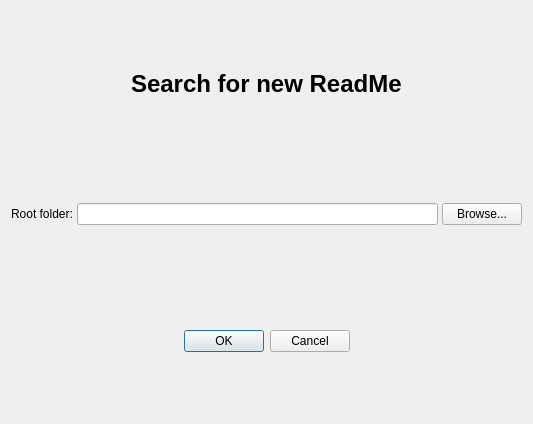
<?xml version="1.0" encoding="UTF-8"?>
<ui version="4.0">
 <class>SearchReadMeDialog</class>
 <widget class="QWidget" name="SearchReadMeDialog">
  <property name="windowModality">
   <enum>Qt::NonModal</enum>
  </property>
  <property name="geometry">
   <rect>
    <x>0</x>
    <y>0</y>
    <width>533</width>
    <height>424</height>
   </rect>
  </property>
  <property name="windowTitle">
   <string>Form</string>
  </property>
  <layout class="QVBoxLayout" name="verticalLayout_2">
   <item>
    <layout class="QHBoxLayout" name="horizontalLayout_3">
     <item>
      <spacer name="horizontalSpacer_2">
       <property name="orientation">
        <enum>Qt::Horizontal</enum>
       </property>
       <property name="sizeHint" stdset="0">
        <size>
         <width>40</width>
         <height>20</height>
        </size>
       </property>
      </spacer>
     </item>
     <item>
      <widget class="QLabel" name="titleLabel">
       <property name="sizePolicy">
        <sizepolicy hsizetype="Preferred" vsizetype="Maximum">
         <horstretch>0</horstretch>
         <verstretch>0</verstretch>
        </sizepolicy>
       </property>
       <property name="font">
        <font>
         <pointsize>18</pointsize>
         <weight>75</weight>
         <bold>true</bold>
        </font>
       </property>
       <property name="text">
        <string>Search for new ReadMe</string>
       </property>
      </widget>
     </item>
     <item>
      <spacer name="horizontalSpacer_3">
       <property name="orientation">
        <enum>Qt::Horizontal</enum>
       </property>
       <property name="sizeHint" stdset="0">
        <size>
         <width>40</width>
         <height>20</height>
        </size>
       </property>
      </spacer>
     </item>
    </layout>
   </item>
   <item>
    <spacer name="verticalSpacer">
     <property name="orientation">
      <enum>Qt::Vertical</enum>
     </property>
     <property name="sizeType">
      <enum>QSizePolicy::Fixed</enum>
     </property>
     <property name="sizeHint" stdset="0">
      <size>
       <width>20</width>
       <height>40</height>
      </size>
     </property>
    </spacer>
   </item>
   <item>
    <layout class="QHBoxLayout" name="horizontalLayout">
     <property name="spacing">
      <number>4</number>
     </property>
     <item>
      <widget class="QLabel" name="databaseURLLabel">
       <property name="text">
        <string>Root folder:</string>
       </property>
      </widget>
     </item>
     <item>
      <widget class="QLineEdit" name="rootFolderURLLineEdit"/>
     </item>
     <item>
      <widget class="QPushButton" name="browseButton">
       <property name="text">
        <string>Browse...</string>
       </property>
      </widget>
     </item>
    </layout>
   </item>
   <item>
    <spacer name="verticalSpacer_2">
     <property name="orientation">
      <enum>Qt::Vertical</enum>
     </property>
     <property name="sizeType">
      <enum>QSizePolicy::Fixed</enum>
     </property>
     <property name="sizeHint" stdset="0">
      <size>
       <width>20</width>
       <height>40</height>
      </size>
     </property>
    </spacer>
   </item>
   <item>
    <layout class="QHBoxLayout" name="horizontalLayout_2">
     <item>
      <widget class="QDialogButtonBox" name="okCancelButtonBox">
       <property name="standardButtons">
        <set>QDialogButtonBox::Cancel|QDialogButtonBox::Ok</set>
       </property>
       <property name="centerButtons">
        <bool>true</bool>
       </property>
      </widget>
     </item>
    </layout>
   </item>
  </layout>
 </widget>
 <resources/>
 <connections/>
</ui>
